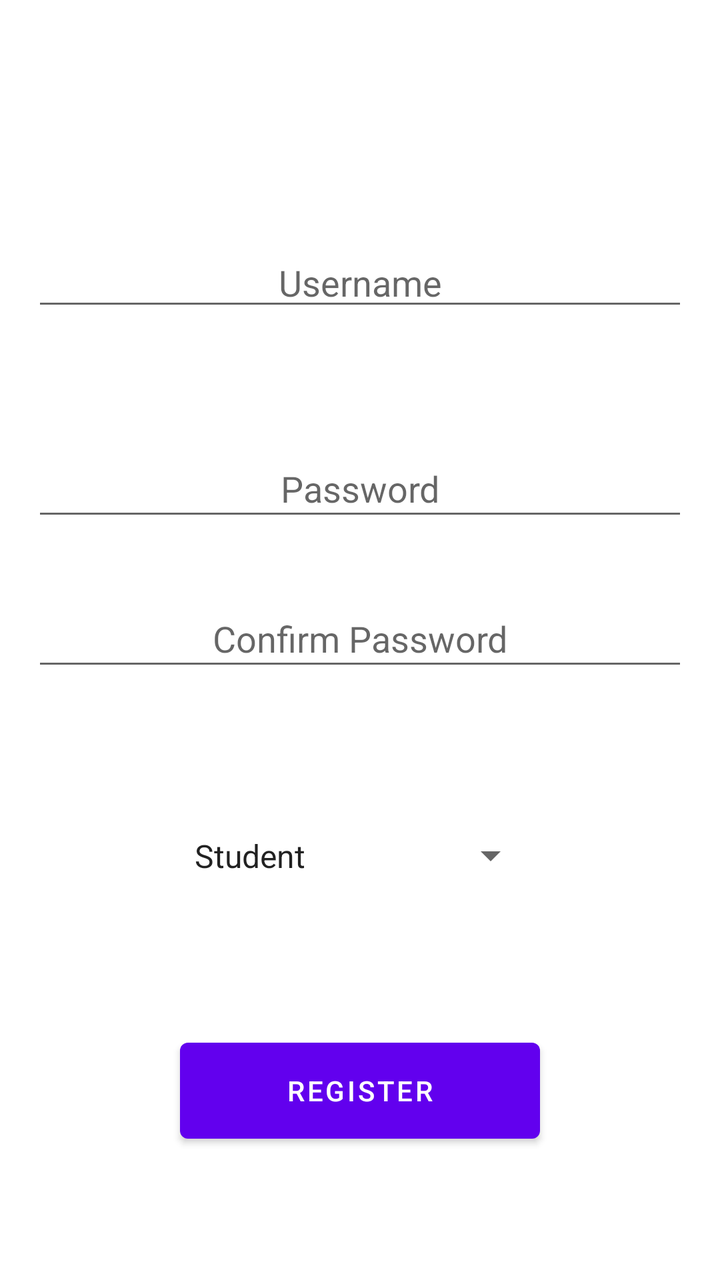
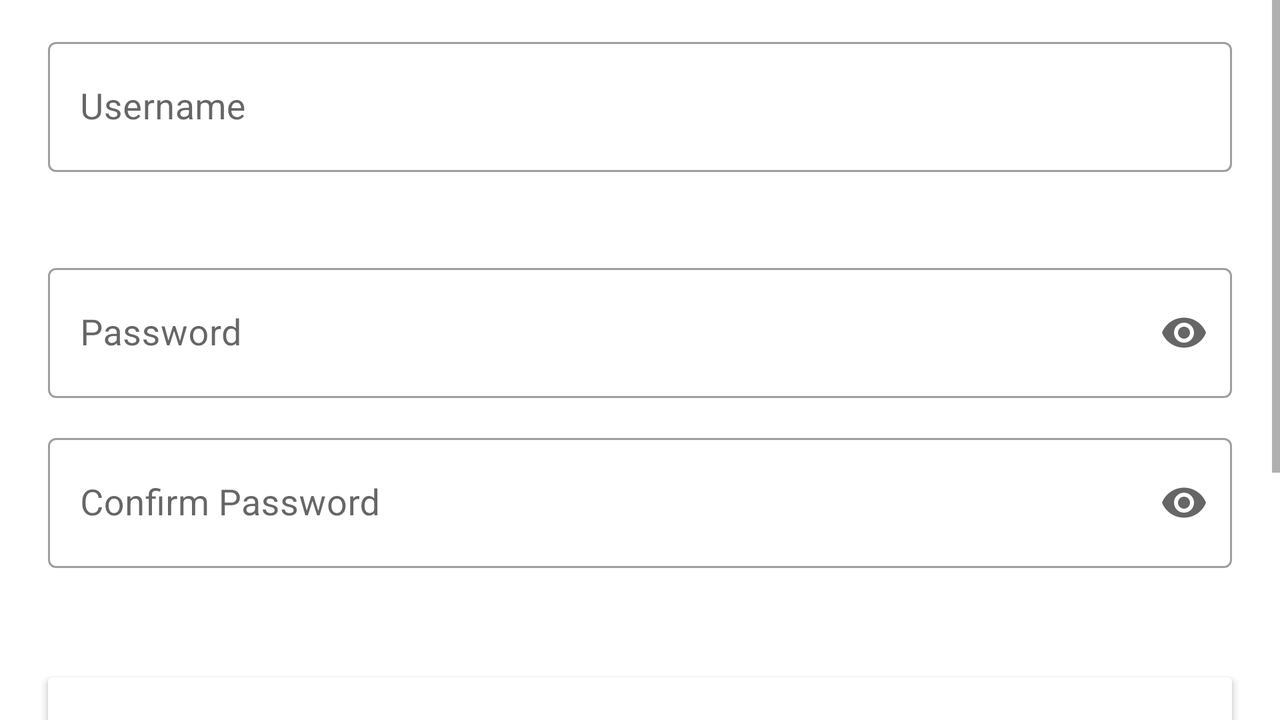

Two renders of one Android screen. The first uses the default layout on a phone; the second uses the alternative layout the repository ships for a different screen configuration, on a matching device. The two XML files are below.
<!-- AndroidManifest.xml: application theme Theme.LanProject -->
<!-- res/layout/activity_register_page.xml -->
<?xml version="1.0" encoding="utf-8"?>
<androidx.constraintlayout.widget.ConstraintLayout xmlns:android="http://schemas.android.com/apk/res/android"
    xmlns:app="http://schemas.android.com/apk/res-auto"
    xmlns:tools="http://schemas.android.com/tools"
    android:layout_width="match_parent"
    android:layout_height="match_parent"
    tools:context=".RegisterPageActivity">

    <EditText
        android:id="@+id/PlainTextRegisterUsername"
        android:layout_width="0dp"
        android:layout_height="wrap_content"
        android:layout_marginStart="16dp"
        android:layout_marginLeft="16dp"
        android:layout_marginEnd="16dp"
        android:layout_marginRight="16dp"
        android:ems="10"
        android:gravity="center"
        android:hint="@string/username"
        android:inputType="textPersonName"
        app:layout_constraintBottom_toBottomOf="parent"
        app:layout_constraintEnd_toEndOf="parent"
        app:layout_constraintHorizontal_bias="0.0"
        app:layout_constraintStart_toStartOf="parent"
        app:layout_constraintTop_toTopOf="parent"
        app:layout_constraintVertical_bias="0.199" />

    <EditText
        android:id="@+id/PasswordRegisterpswd"
        android:layout_width="0dp"
        android:layout_height="45dp"
        android:layout_marginStart="16dp"
        android:layout_marginLeft="16dp"
        android:layout_marginTop="60dp"
        android:layout_marginEnd="16dp"
        android:layout_marginRight="16dp"
        android:ems="10"
        android:gravity="center"
        android:hint="@string/password"
        android:inputType="textPassword"
        app:layout_constraintEnd_toEndOf="parent"
        app:layout_constraintStart_toStartOf="parent"
        app:layout_constraintTop_toBottomOf="@+id/PlainTextRegisterUsername" />

    <EditText
        android:id="@+id/PasswordReRegisterpswd"
        android:layout_width="0dp"
        android:layout_height="45dp"
        android:layout_marginStart="16dp"
        android:layout_marginLeft="16dp"
        android:layout_marginTop="30dp"
        android:layout_marginEnd="16dp"
        android:layout_marginRight="16dp"
        android:ems="10"
        android:gravity="center"
        android:hint="@string/confirmPassword"
        android:inputType="textPassword"
        app:layout_constraintEnd_toEndOf="parent"
        app:layout_constraintStart_toStartOf="parent"
        app:layout_constraintTop_toBottomOf="@+id/PasswordRegisterpswd" />

    <Spinner
        android:id="@+id/RoleSpinner"
        android:layout_width="180dp"
        android:layout_height="55dp"
        android:layout_marginTop="60dp"
        android:entries="@array/Roles"
        android:gravity="center"
        app:layout_constraintEnd_toEndOf="parent"
        app:layout_constraintHorizontal_bias="0.497"
        app:layout_constraintStart_toStartOf="parent"
        app:layout_constraintTop_toBottomOf="@+id/PasswordReRegisterpswd" />

    <Button
        android:id="@+id/RegisterButton"
        android:layout_width="180dp"
        android:layout_height="60dp"
        android:layout_marginTop="60dp"
        android:text="@string/register"
        app:layout_constraintEnd_toEndOf="parent"
        app:layout_constraintStart_toStartOf="parent"
        app:layout_constraintTop_toBottomOf="@+id/RoleSpinner" />
</androidx.constraintlayout.widget.ConstraintLayout>
<!-- resources referenced by this layout -->
<resources>
  <string-array name="Roles">
          <item>Student</item>
          <item>Teacher</item>
      </string-array>
  <string name="confirmPassword">Confirm Password</string>
  <string name="password">Password</string>
  <string name="register">Register</string>
  <string name="username">Username</string>
  <style name="Theme.LanProject" parent="Theme.MaterialComponents.DayNight.DarkActionBar">
          
          <item name="colorPrimary">@color/purple_500</item>
          <item name="colorPrimaryVariant">@color/purple_700</item>
          <item name="colorOnPrimary">@color/white</item>
          
          <item name="colorSecondary">@color/teal_200</item>
          <item name="colorSecondaryVariant">@color/teal_700</item>
          <item name="colorOnSecondary">@color/black</item>
          
          <item name="android:statusBarColor" tools:targetApi="l">?attr/colorPrimaryVariant</item>
          
      </style>
</resources>
<!-- res/layout-land/activity_register_page.xml (the repository's variant of the layout above) -->
<!-- drawn on the phone turned sideways -->
<?xml version="1.0" encoding="utf-8"?>
<androidx.constraintlayout.widget.ConstraintLayout xmlns:android="http://schemas.android.com/apk/res/android"
    xmlns:app="http://schemas.android.com/apk/res-auto"
    xmlns:tools="http://schemas.android.com/tools"
    android:layout_width="match_parent"
    android:layout_height="match_parent"
    tools:context=".RegisterPageActivity">

    <ScrollView
        android:layout_width="match_parent"
        android:layout_height="match_parent"
        app:layout_constraintBottom_toBottomOf="parent"
        app:layout_constraintStart_toStartOf="parent">


        <androidx.constraintlayout.widget.ConstraintLayout
            android:layout_width="match_parent"
            android:layout_height="wrap_content">

            <com.google.android.material.textfield.TextInputLayout
                android:id="@+id/UsernameField"
                style="@style/Widget.MaterialComponents.TextInputLayout.OutlinedBox"
                android:layout_width="0dp"
                android:layout_height="85dp"
                android:layout_marginStart="24dp"
                android:layout_marginLeft="24dp"
                android:layout_marginEnd="24dp"
                android:layout_marginRight="24dp"
                android:hint="@string/username"
                app:errorEnabled="true"
                app:layout_constraintBottom_toBottomOf="parent"
                app:layout_constraintEnd_toEndOf="parent"
                app:layout_constraintHorizontal_bias="0.0"
                app:layout_constraintStart_toStartOf="parent"
                app:layout_constraintTop_toTopOf="parent"
                app:layout_constraintVertical_bias="0.034">

                <com.google.android.material.textfield.TextInputEditText
                    android:id="@+id/PlainTextRegisterUsername"
                    android:layout_width="match_parent"
                    android:layout_height="65dp"
                    android:inputType="textPersonName"
                    android:singleLine="true"
                    android:textSize="18sp" />

            </com.google.android.material.textfield.TextInputLayout>

            <com.google.android.material.textfield.TextInputLayout
                android:id="@+id/PasswordField"
                style="@style/Widget.MaterialComponents.TextInputLayout.OutlinedBox"
                android:layout_width="0dp"
                android:layout_height="85dp"
                android:layout_marginStart="24dp"
                android:layout_marginLeft="24dp"
                android:layout_marginTop="28dp"
                android:layout_marginEnd="24dp"
                android:layout_marginRight="24dp"
                android:hint="@string/password"
                app:endIconMode="password_toggle"
                app:errorEnabled="true"
                app:layout_constraintEnd_toEndOf="parent"
                app:layout_constraintStart_toStartOf="parent"
                app:layout_constraintTop_toBottomOf="@+id/UsernameField">

                <com.google.android.material.textfield.TextInputEditText
                    android:id="@+id/PasswordRegisterpswd"
                    android:layout_width="match_parent"
                    android:layout_height="65dp"
                    android:inputType="textPassword"
                    android:singleLine="true"
                    android:textSize="18sp" />

            </com.google.android.material.textfield.TextInputLayout>

            <com.google.android.material.textfield.TextInputLayout
                android:id="@+id/ConfirmPasswordField"
                style="@style/Widget.MaterialComponents.TextInputLayout.OutlinedBox"
                android:layout_width="0dp"
                android:layout_height="85dp"
                android:layout_marginStart="24dp"
                android:layout_marginLeft="24dp"
                android:layout_marginEnd="24dp"
                android:layout_marginRight="24dp"
                android:hint="@string/confirmPassword"
                app:endIconMode="password_toggle"
                app:errorEnabled="true"
                app:layout_constraintEnd_toEndOf="parent"
                app:layout_constraintStart_toStartOf="parent"
                app:layout_constraintTop_toBottomOf="@+id/PasswordField">

                <com.google.android.material.textfield.TextInputEditText
                    android:id="@+id/PasswordReRegisterpswd"
                    android:layout_width="match_parent"
                    android:layout_height="65dp"
                    android:inputType="textPassword"
                    android:singleLine="true"
                    android:textSize="18sp" />

            </com.google.android.material.textfield.TextInputLayout>

            <Button
                android:id="@+id/RegisterButton"
                android:layout_width="0dp"
                android:layout_height="70dp"
                android:layout_marginStart="24dp"
                android:layout_marginLeft="24dp"
                android:layout_marginTop="40dp"
                android:layout_marginEnd="24dp"
                android:layout_marginRight="24dp"
                android:layout_marginBottom="40dp"
                android:onClick="registerPageView"
                android:text="@string/register"
                app:layout_constraintBottom_toBottomOf="parent"
                app:layout_constraintEnd_toEndOf="parent"
                app:layout_constraintHorizontal_bias="0.498"
                app:layout_constraintStart_toStartOf="parent"
                app:layout_constraintTop_toBottomOf="@+id/cardView3"
                app:layout_constraintVertical_bias="1.0" />

            <androidx.cardview.widget.CardView
                android:id="@+id/cardView3"
                android:layout_width="0dp"
                android:layout_height="wrap_content"
                android:layout_marginStart="24dp"
                android:layout_marginLeft="24dp"
                android:layout_marginTop="40dp"
                android:layout_marginEnd="24dp"
                android:layout_marginRight="24dp"
                app:layout_constraintEnd_toEndOf="parent"
                app:layout_constraintStart_toStartOf="parent"
                app:layout_constraintTop_toBottomOf="@+id/ConfirmPasswordField">

                <androidx.constraintlayout.widget.ConstraintLayout
                    android:layout_width="match_parent"
                    android:layout_height="match_parent">

                    <Spinner
                        android:id="@+id/RoleSpinner"
                        android:layout_width="0dp"
                        android:layout_height="60dp"
                        android:entries="@array/Roles"
                        android:gravity="center"
                        app:layout_constraintBottom_toBottomOf="parent"
                        app:layout_constraintEnd_toEndOf="parent"
                        app:layout_constraintStart_toStartOf="parent"
                        app:layout_constraintTop_toTopOf="parent" />
                </androidx.constraintlayout.widget.ConstraintLayout>

            </androidx.cardview.widget.CardView>

        </androidx.constraintlayout.widget.ConstraintLayout>
    </ScrollView>

</androidx.constraintlayout.widget.ConstraintLayout>
